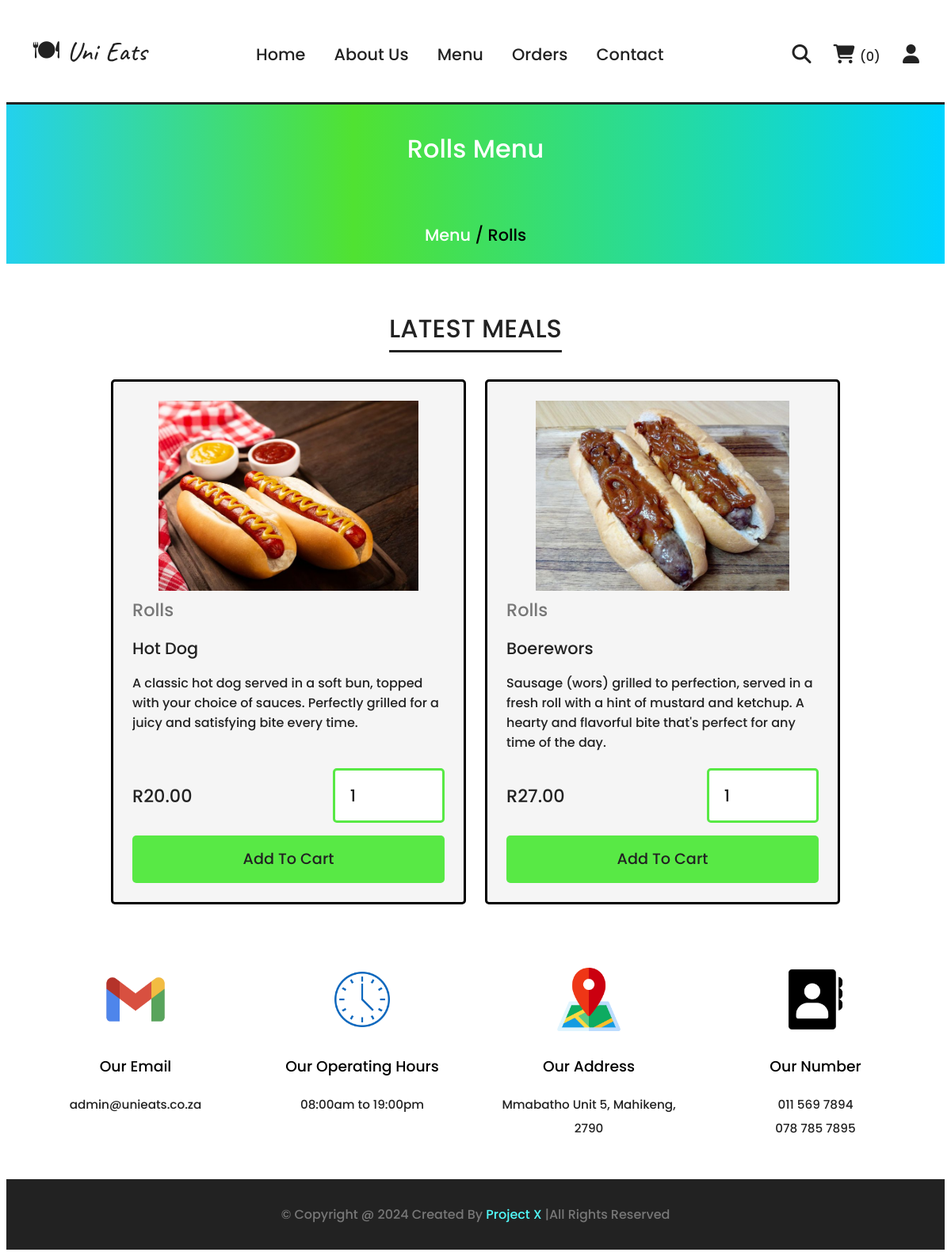
Screenshot of /RollsMenu.php with the database file from the repository.
### tables this page shows
CREATE TABLE `menu` (
  `Item_id` int(11) NOT NULL,
  `Category` varchar(50) NOT NULL,
  `Item_Name` varchar(50) NOT NULL,
  `Item_Price` double NOT NULL,
  `Item_Description` varchar(250) NOT NULL,
  `Item_Availability` int(100) DEFAULT NULL,
  `Item_Image` varchar(100) DEFAULT NULL
);

### RollsMenu.php (the view, shortened to what this page needs)
<!DOCTYPE html>
<html lang="en">
<head>
  <link rel="stylesheet" href="SystemDesign.css">
  <link rel="stylesheet" href="https://cdnjs.cloudflare.com/ajax/libs/font-awesome/6.5.2/css/all.min.css">
  <link rel="stylesheet" href="https://cdn.jsdelivr.net/npm/swiper@11/swiper-bundle.min.css"/>
</head>
<body>
<?php include 'elements/user_header.php'; ?>
<div class="heading">
  <h3>Rolls menu</h3>
  <p><a href="menu.php">menu</a><span> / rolls</span></p>
</div>
  <section class="products">
  <h1 class="title">Latest Meals</h1>
  <div class="box-container">
    <?php
      $category = 'Rolls';
      $select_products = $conn->prepare("SELECT * FROM menu WHERE Category = ? LIMIT 6");
      $select_products->bind_param("s", $category);
      $select_products->execute();
      $result = $select_products->get_result();
      if($result->num_rows > 0){
        while($fetch_products = $result->fetch_assoc()){
    ?>
    <form action="" method="post" class="box">
      <img src="uploaded_img/<?= $fetch_products['Item_Image']; ?>" alt="<?= $fetch_products['Item_Name']; ?>">
      <a href="menu.php?Category=<?= $fetch_products['Category']; ?>" class="cat"><?= $fetch_products['Category']; ?></a>
      <div class="name"><?= $fetch_products['Item_Name']; ?></div>
      <div class="description"><?= $fetch_products['Item_Description']; ?></div>
      <div class="flex">
         <div class="price" id="price-<?= $fetch_products['Item_id']; ?>" data-price="<?= $fetch_products['Item_Price']; ?>">
           <span>R</span><?= $fetch_products['Item_Price'] ?>.00
         </div>
         <input type="number" name="qty" class="qty" min="1" max="99" value="1" oninput="updatePrice(<?= $fetch_products['Item_id']; ?>, this.value)">
       </div>
      <div class="add-cartbtn">
        <button type="submit" name="add_to_cart" class="btn">Add To Cart</button>
      </div>
    </form>
    <?php
        }
      } else {
        echo '<p class="empty">No products added yet!</p>';
      }
    ?>
  </div>
</section>
<?php include 'elements/footer.php'; ?>
</body>
</html>

### SystemDesign.css (style rules this page uses)
:root { --yellow: rgb(88, 233, 69); --red:#e74c3c; --white: #fff; --black: #222; --light-color:#777; --border:.2rem solid var(--black); }
* { font-family: "Poppins", sans-serif; font-weight: 500; font-style: normal; box-sizing: border-box; outline: none; border: none; text-decoration: none; }
html { font: 62.5%; overflow-x: hidden; scroll-behavior: smooth; stop-color: 7rem; }
section { margin: 0 auto; max-width: 1200px; padding: 2rem; }
.title { text-align: center; margin-bottom: 2.5rem; font-size: 2rem; color: var(--black); text-transform: uppercase; text-decoration: underline; text-underline-offset: 1rem; }
.btn, .delete-btn { margin-top: 1rem; display: inline-block; font: 1rem; padding: 0.95rem 2rem; cursor: pointer; text-transform: capitalize; transition: .2s linear; }
.btn { background-color: rgb(88, 233, 69); color: var(--black); border-radius: 5px; }
.heading { display: flex; align-items: center; justify-content: center; gap: 1rem; flex-flow:column; background: rgb(35,209,237); background: linear-gradient(90deg, rgba(35,209,237,1) 0%, rgba(56,222,21,0.8799894957983193) 37%, rgba(0,212,255,1) 100%); min-height: 10rem; }
.heading h3 { font-size: 2rem; color: var(--white); text-transform: capitalize; }
.heading p { font-size: 1.3rem; }
.heading p a { color: var(--white); text-transform: capitalize; }
.heading span { text-transform: capitalize; }
.products .box-container { display: grid; grid-template-columns: repeat(auto-fit, 28rem); justify-content: center; align-items: flex-start; gap: 1.5rem; }
.products .box-container .box { border: var(--border); background-color: #f5f5f5; border-color: var(--border); border-radius: 5px; padding: 1.5rem; position: relative; overflow: hidden ; }
.products .box-container .box img { height: 15rem; width: 100%; object-fit: contain; border-radius: 5px; }
.products .box-container .box .cat { font-size: 1.4rem; color: var(--light-color); }
.products .box-container .box .name { font-size: 1.3rem; color: var(--black); margin: 1rem 0; }
.products .box-container .box .description { height: 6.5rem; overflow: hidden; text-overflow: ellipsis; font-size: 1rem; color: var(--black); margin-bottom: 1rem; }
.products .box-container .box .description { flex-grow: 1; }
.products .box-container .box .flex { display: flex; align-items: center; gap:1rem; }
.products .box-container .box .flex .price { margin-right: auto ; font-size: 1.4rem; color: var(--black); }
.products .box-container .box .flex .price span { color: var(--black); font-size: 1.4rem; }
.products .box-container .box .flex .qty { padding: 1rem 1.2rem; border: var(--border); font-size: 1.3rem; color: var(--black); border-color: rgb(88, 233, 69); border-radius: 5px; }
.products .add-cartbtn { display: flex; align-items: center; justify-content: center; }
.products .add-cartbtn .btn { font-size: 1.2rem; width: 100%; }

### rows the page displays
menu: Item_Image (picture), Category "Rolls", Item_Name "Hot Dog", Item_Description "A classic hot dog served in a soft bun, topped with your choice of sauces. Perfectly grilled for a juicy and satisfying bite every time.", Item_Price "20"
menu: Item_Image (picture), Category "Rolls", Item_Name "Boerewors", Item_Description "Sausage (wors) grilled to perfection, served in a fresh roll with a hint of mustard and ketchup. A hearty and flavorful bite that's perfect for any time of the day.", Item_Price "27"

### other values shown
$total_cart_items "0"
